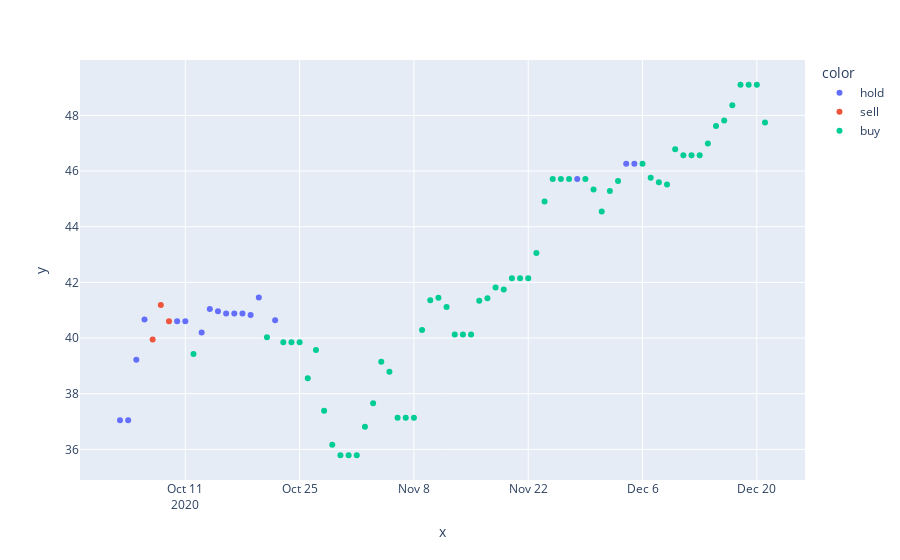

Notebook code cell kept with this figure:
### Code cell
fig = px.scatter(x=test.index, y=test.target, color=Y_test)
fig.show()
